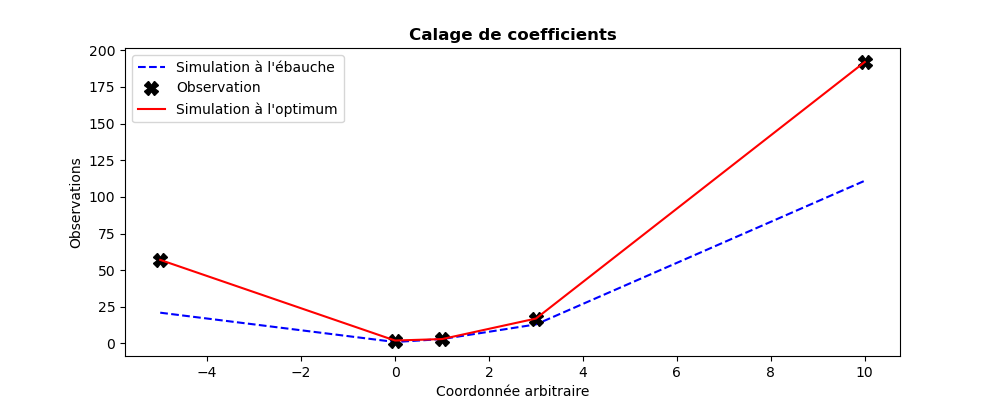

Recreate this plot in Python.
# -*- coding: utf-8 -*-
#
from numpy import array, ravel
def QuadFunction( coefficients ):
    """
    Simulation quadratique aux points x : y = a x^2 + b x + c
    """
    a, b, c = list(ravel(coefficients))
    x_points = (-5, 0, 1, 3, 10)
    y_points = []
    for x in x_points:
        y_points.append( a*x*x + b*x + c )
    return array(y_points)
#
Xb   = array([1., 1., 1.])
Yobs = array([57, 2, 3, 17, 192])
#
print("Résolution du problème de calage")
print("--------------------------------")
print("")
from adao import adaoBuilder
case = adaoBuilder.New()
case.setBackground( Vector = Xb, Stored=True )
case.setBackgroundError( ScalarSparseMatrix = 1.e6 )
case.setObservation( Vector = Yobs, Stored=True )
case.setObservationError( ScalarSparseMatrix = 1. )
case.setObservationOperator( OneFunction = QuadFunction )
case.setAlgorithmParameters(
    Algorithm="3DVAR",
    Parameters={
        "MaximumNumberOfIterations": 100,
        "StoreSupplementaryCalculations": [
            "CurrentState",
            "OMA",
            ],
        },
    )
case.setObserver(
    Info="  État intermédiaire en itération courante :",
    Template="ValuePrinter",
    Variable="CurrentState",
    )
case.execute()
print("")
#
#-------------------------------------------------------------------------------
#
print("Calage de %i coefficients pour une forme quadratique 1D sur %i mesures"%(
    len(case.get("Background")),
    len(case.get("Observation")),
    ))
print("--------------------------------------------------------------------")
print("")
print("Vecteur d'observation.............:", ravel(case.get("Observation")))
print("État d'ébauche a priori...........:", ravel(case.get("Background")))
print("")
print("Coefficients théoriques attendus..:", ravel((2,-1,2)))
print("")
print("Nombre d'itérations...............:", len(case.get("CurrentState")))
print("Nombre de simulations.............:", len(case.get("CurrentState"))*4)
print("Écart Observation-Analyse (OMA)...:", ravel(case.get("OMA")[-1]))
print("Coefficients résultants du calage.:", ravel(case.get("Analysis")[-1]))
#
Xa = case.get("Analysis")[-1]
import matplotlib.pyplot as plt
plt.rcParams["figure.figsize"] = (10, 4)
#
plt.figure()
plt.plot((-5,0,1,3,10),QuadFunction(Xb),"b--",label="Simulation à l'ébauche")
plt.plot((-5,0,1,3,10),Yobs,            "kX", label="Observation",markersize=10)
plt.plot((-5,0,1,3,10),QuadFunction(Xa),"r-", label="Simulation à l'optimum")
plt.legend()
plt.title("Calage de coefficients", fontweight="bold")
plt.xlabel("Coordonnée arbitraire")
plt.ylabel("Observations")
plt.savefig("simple_3DVAR1.png")
